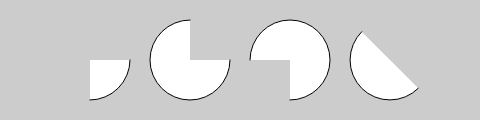
Frame 1 (no input)
Frame 60 (no input): identical to frame 1, image omitted
Frame 120 (the mouse pressed at the canvas centre since frame 60): identical to frame 1, image omitted

The p5.js sketch that drew this single still picture (run headless with seeded random() and noise() and a simulated clock; from frame 60 on, the mouse is pressed at the canvas centre):

// p5.js sketch
// ── sketch.js
function setup() {
    createCanvas(480, 120);
    }
    function draw() {
    background(204);
    arc(90, 60, 80, 80, 0, HALF_PI);
    arc(190, 60, 80, 80, 0, PI+HALF_PI);
    arc(290, 60, 80, 80, PI, TWO_PI+HALF_PI);
    arc(390, 60, 80, 80, QUARTER_PI, PI+QUARTER_PI);
    }
